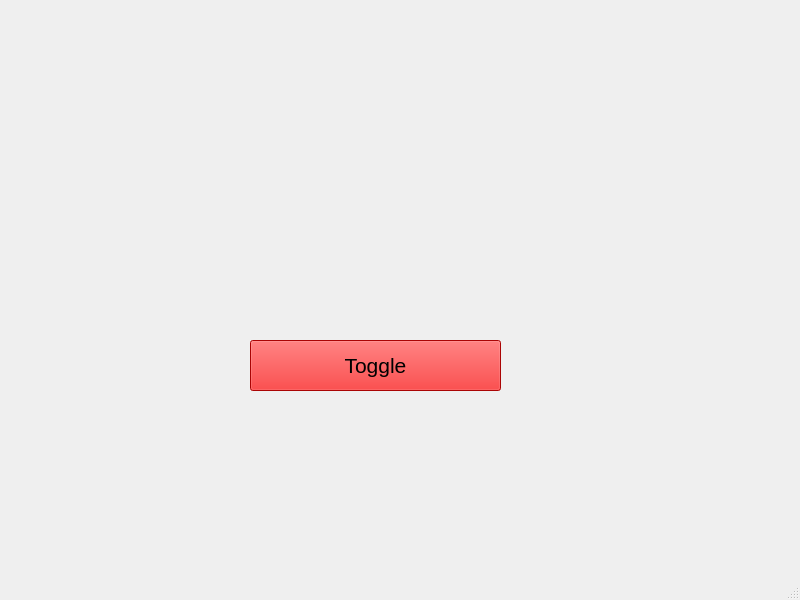
<?xml version="1.0" encoding="UTF-8"?>
<ui version="4.0">
 <class>MainWindow</class>
 <widget class="QMainWindow" name="MainWindow">
  <property name="geometry">
   <rect>
    <x>0</x>
    <y>0</y>
    <width>800</width>
    <height>600</height>
   </rect>
  </property>
  <property name="windowTitle">
   <string>MainWindow</string>
  </property>
  <widget class="QWidget" name="centralwidget">
   <widget class="QPushButton" name="pushButton">
    <property name="geometry">
     <rect>
      <x>250</x>
      <y>340</y>
      <width>251</width>
      <height>51</height>
     </rect>
    </property>
    <property name="palette">
     <palette>
      <active>
       <colorrole role="Button">
        <brush brushstyle="SolidPattern">
         <color alpha="255">
          <red>238</red>
          <green>6</green>
          <blue>6</blue>
         </color>
        </brush>
       </colorrole>
       <colorrole role="Base">
        <brush brushstyle="SolidPattern">
         <color alpha="255">
          <red>238</red>
          <green>6</green>
          <blue>6</blue>
         </color>
        </brush>
       </colorrole>
       <colorrole role="Window">
        <brush brushstyle="SolidPattern">
         <color alpha="255">
          <red>238</red>
          <green>6</green>
          <blue>6</blue>
         </color>
        </brush>
       </colorrole>
      </active>
      <inactive>
       <colorrole role="Button">
        <brush brushstyle="SolidPattern">
         <color alpha="255">
          <red>238</red>
          <green>6</green>
          <blue>6</blue>
         </color>
        </brush>
       </colorrole>
       <colorrole role="Base">
        <brush brushstyle="SolidPattern">
         <color alpha="255">
          <red>238</red>
          <green>6</green>
          <blue>6</blue>
         </color>
        </brush>
       </colorrole>
       <colorrole role="Window">
        <brush brushstyle="SolidPattern">
         <color alpha="255">
          <red>238</red>
          <green>6</green>
          <blue>6</blue>
         </color>
        </brush>
       </colorrole>
      </inactive>
      <disabled>
       <colorrole role="Button">
        <brush brushstyle="SolidPattern">
         <color alpha="255">
          <red>238</red>
          <green>6</green>
          <blue>6</blue>
         </color>
        </brush>
       </colorrole>
       <colorrole role="Base">
        <brush brushstyle="SolidPattern">
         <color alpha="255">
          <red>238</red>
          <green>6</green>
          <blue>6</blue>
         </color>
        </brush>
       </colorrole>
       <colorrole role="Window">
        <brush brushstyle="SolidPattern">
         <color alpha="255">
          <red>238</red>
          <green>6</green>
          <blue>6</blue>
         </color>
        </brush>
       </colorrole>
      </disabled>
     </palette>
    </property>
    <property name="font">
     <font>
      <pointsize>16</pointsize>
     </font>
    </property>
    <property name="styleSheet">
     <string notr="true">background-color: rgb(238, 6, 6)</string>
    </property>
    <property name="text">
     <string>Toggle</string>
    </property>
   </widget>
  </widget>
  <widget class="QMenuBar" name="menubar">
   <property name="geometry">
    <rect>
     <x>0</x>
     <y>0</y>
     <width>800</width>
     <height>21</height>
    </rect>
   </property>
  </widget>
  <widget class="QStatusBar" name="statusbar"/>
 </widget>
 <resources/>
 <connections/>
</ui>
